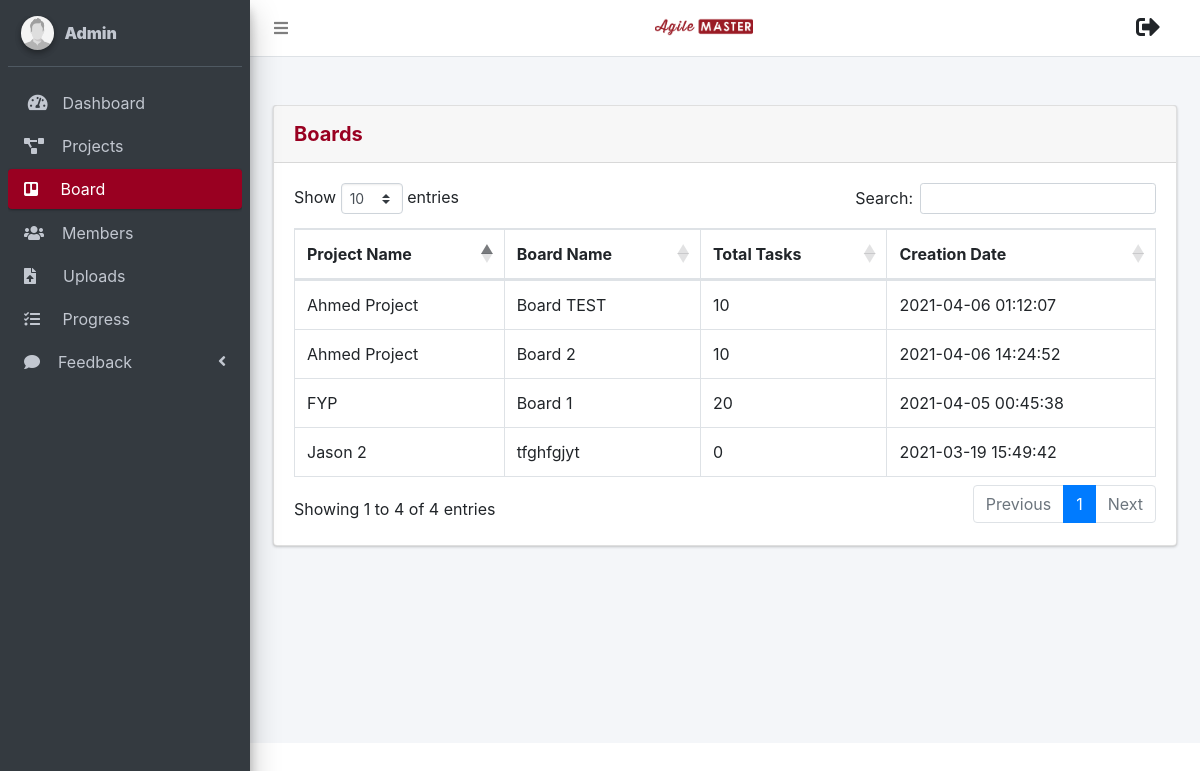
/admin/board.php, run on the app's committed database.
### tables this page shows
CREATE TABLE `board` (
  `board_id` int(11) NOT NULL,
  `project_id` int(11) NOT NULL,
  `board_name` varchar(255) NOT NULL,
  `date_time` datetime NOT NULL DEFAULT current_timestamp()
);

CREATE TABLE `project` (
  `project_id` int(11) NOT NULL,
  `project_name` varchar(255) NOT NULL,
  `project_description` text NOT NULL,
  `status` varchar(255) NOT NULL DEFAULT 'Active'
);

### helpers/module.php (called while the page is built, shortened)
<?php
function get_admin()
{
	global $conn;
	$result = mysqli_query($conn, "SELECT * FROM `admin`");
	return $result;
}
function getBoardByProjectAdmin($board_id)
{
	global $conn;
	$result = mysqli_query($conn, "SELECT * FROM `task` NATURAL JOIN `board` NATURAL JOIN `users` WHERE `board_id` = '$board_id'");
	return $result;
}
function getAllBoardsAdmin()
{
	global $conn;
	$result = mysqli_query($conn, "SELECT * FROM `board` NATURAL JOIN `project`");
	return $result;
}
?>

### admin/board.php (the view, shortened to what this page needs)
<?php
include_once '../connection/dbconnection.php';
include_once '../helpers/module.php';
?>
<!DOCTYPE html>
<html>
<head>
	<?php include('../navigation/head.php');?>
</head>
<body class="hold-transition sidebar-mini layout-fixed">
<div class="wrapper">
	<?php include('../navigation/topbar_admin.php');?>
	<?php include('../navigation/board_adminsidebar.php');?>
	<div class="content-wrapper">
		<br><br>
		<section class="content">
			<div class="container-fluid">
				<div class="card">
					<div class="card-header py-3">
						<h5 class="m-0 font-weight-bold " style="color: #990021;">Boards</h5>
					</div>
					<div class="card-body">
						<div class="table-responsive">
							<table class="table table-bordered" id="dataTable" width="100%" cellspacing="0">
								<thead>
                                    <tr>
                                        <th >Project Name</th>
                                        <th >Board Name</th>
                                        <th >Total Tasks</th>
                                        <th >Creation Date</th>
                                    </tr>
								</thead>
                                <tbody>
                                    <?php
                                        $getAllBoardsAdmin = getAllBoardsAdmin();
                                        while($asRow = mysqli_fetch_array($getAllBoardsAdmin))
                                        {
                                            $board_id = $asRow['board_id'];
                                            $getBoardByProjectAdmin = getBoardByProjectAdmin($board_id);
                                    ?>
                                    <tr>
										<td>
											<?php echo $asRow['project_name'];?>
										</td>
										<td>
											<?php echo $asRow['board_name'];?>
										</td>
										<td>
											<?php echo mysqli_num_rows($getBoardByProjectAdmin);?>
										</td>
										<td>
											<?php echo $asRow['date_time'];;?>
										</td>
                                    </tr>
                                    <?php
                                        }
                                    ?>
                                </tbody>
							</table>
						</div>
					</div>
				</div>
			</div>
		</section>
	</div>
</div>
</body>
</html>

### navigation/board_adminsidebar.php (shortened to what this page needs)
<aside class="main-sidebar sidebar-dark-primary elevation-4">
	<div class="sidebar">
		<div class="user-panel mt-3 pb-3 mb-3 d-flex">
			<div class="image">
				<img src="../resources/images/user2-160x160.jpg" class="img-circle elevation-2" alt="User Image">
			</div>
			<div class="info">
				<a href="#" class="d-block">
					<strong>
                    <?php
                        $get_admin = get_admin();
                        $row = mysqli_fetch_array($get_admin);
                        echo '
                           <strong> '.$row["name"].' </strong>
                           <span class="carrot"></span>';
                    ?>
                </strong>
				</a>
			</div>
		</div>
		<nav class="mt-2" >
			<ul class="nav nav-pills nav-sidebar flex-column" data-widget="treeview" role="menu" data-accordion="false">
				<li class="nav-item has-treeview">
					<a href="dashboard.php" class="nav-link">
						<i class="nav-icon fas fa-tachometer-alt"></i>
						<p>
							&nbsp;Dashboard
						</p>
					</a>
				</li>
				<li class="nav-item">
					<a href="project.php" class="nav-link">
						<i class="fas fa-project-diagram"></i>
						<p>
							&nbsp;&nbsp;&nbsp;Projects
						</p>
					</a>
				</li>
				<li class="nav-item">
					<a href="board.php" class="nav-link active">
						<i class="fab fa-trello"></i>
						<p>
							&nbsp;&nbsp;&nbsp;&nbsp;Board
						</p>
					</a>
				</li>
				<li class="nav-item">
					<a href="members.php" class="nav-link">
						<i class="fas fa-users"></i>
						<p>
							&nbsp;&nbsp;&nbsp;Members
						</p>
					</a>
				</li>
				<li class="nav-item">
					<a href="upload_files.php" class="nav-link">
						<i class="fas fa-file-upload"></i>
						<p>
							&nbsp;&nbsp;&nbsp;&nbsp;&nbsp;Uploads
						</p>
					</a>
				</li>
				<li class="nav-item">
					<a href="progress.php" class="nav-link">
						<i class="fas fa-tasks"></i>
						<p>
							&nbsp;&nbsp;&nbsp;&nbsp;Progress
						</p>
					</a>
				</li>
				<li class="nav-item has-treeview">
					<a href="#" class="nav-link">
						<i class="fas fa-comment"></i>
						<p>
							&nbsp;&nbsp;&nbsp;Feedback
							<i class="fas fa-angle-left right"></i>
						</p>
					</a>
				</li>
				<br><br><br>
			</ul>
		</nav>
    </div>
</aside>

### dependencies/css/style.css (style rules this page uses)
body { font-family: "Open Sans", sans-serif; color: #444444; }
a { text-decoration: none; color: #990021; }
.card-header { width: 100%; padding: 10px 10px 0px 10px; box-sizing: border-box; border-radius: 3px; display: block; font-weight: bold; }
ul { list-style: none; margin: 0; padding: 0px; }
section { padding: 60px 0; overflow: hidden; position: relative; }

### data on the page
board: project.project_name "Jason 2", board_name "tfghfgjyt", mysqli_num_rows($getBoardByProjectAdmin) "0", date_time "2021-03-19 15:49:42"
board: project.project_name "FYP", board_name "Board 1", mysqli_num_rows($getBoardByProjectAdmin) "20", date_time "2021-04-05 00:45:38"
board: project.project_name "Ahmed Project", board_name "Board TEST", mysqli_num_rows($getBoardByProjectAdmin) "10", date_time "2021-04-06 01:12:07"
board: project.project_name "Ahmed Project", board_name "Board 2", mysqli_num_rows($getBoardByProjectAdmin) "10", date_time "2021-04-06 14:24:52"

### other printed values
$row["name"] "Admin"
